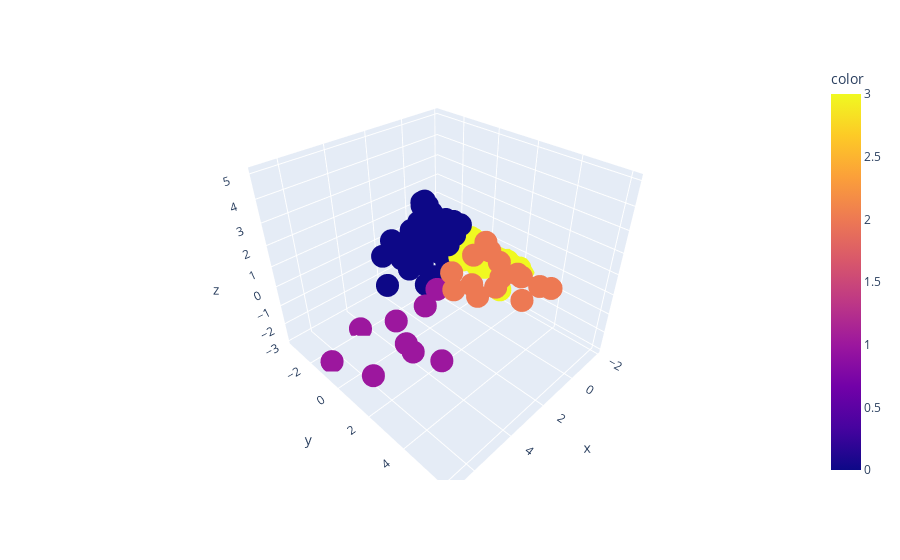

Notebook code for this chart:
### Markdown cell above
## Grahique en 3 Dimensions, projections sur les 3 composantes principales

### Code cell
fig = px.scatter_3d(x=X_proj[:,0], y=X_proj[:,1], z=X_proj[:, 2],
              color=k2label)


fig.show()

### Figure 1 — Plotly figure (JSON) as saved in the notebook; plotly's stock layout.template omitted (floating-point values rounded to 4 significant figures; data arrays with more than 128 entries replaced by an {"elided": "..."} marker saying what was removed)
{"data": [{"hovertemplate": "x=%{x}<br>y=%{y}<br>z=%{z}<br>color=%{marker.color}<extra></extra>", "legendgroup": "", "marker": {"color": {"elided": "169 int values"}, "coloraxis": "coloraxis", "symbol": "circle"}, "mode": "markers", "name": "", "scene": "scene", "showlegend": false, "type": "scatter3d", "x": {"elided": "169 float values"}, "y": {"elided": "169 float values"}, "z": {"elided": "169 float values"}}], "layout": {"coloraxis": {"colorbar": {"title": {"text": "color"}}, "colorscale": [[0, "#0d0887"], [0.1111, "#46039f"], [0.2222, "#7201a8"], [0.3333, "#9c179e"], [0.4444, "#bd3786"], [0.5556, "#d8576b"], [0.6667, "#ed7953"], [0.7778, "#fb9f3a"], [0.8889, "#fdca26"], [1, "#f0f921"]]}, "legend": {"tracegroupgap": 0}, "margin": {"t": 60}, "scene": {"domain": {"x": [0, 1], "y": [0, 1]}, "xaxis": {"title": {"text": "x"}}, "yaxis": {"title": {"text": "y"}}, "zaxis": {"title": {"text": "z"}}}}}
